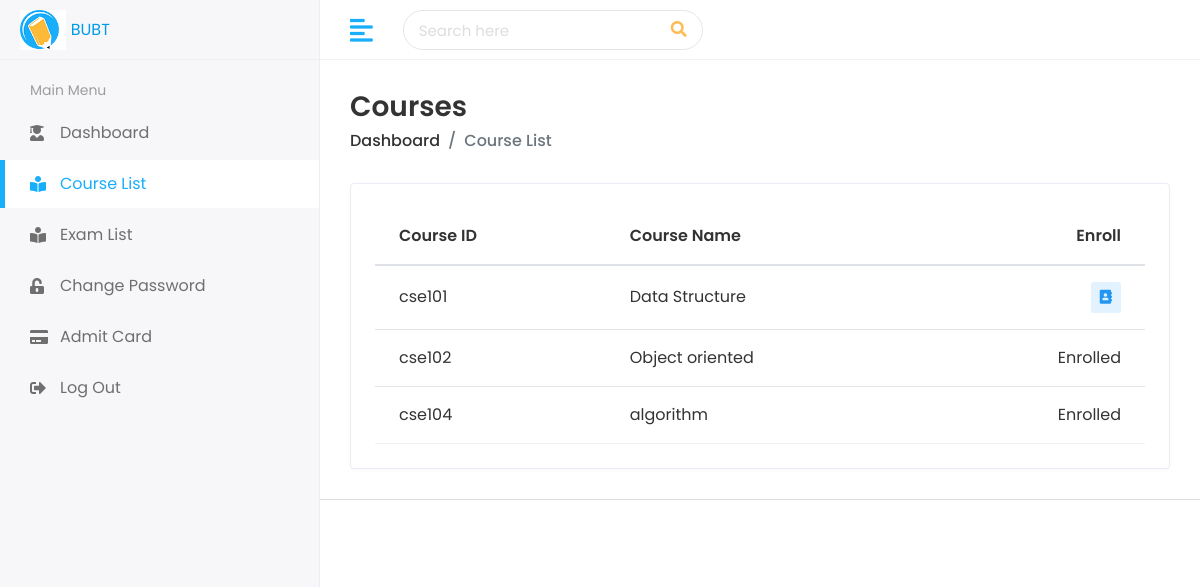
/student/courselist.php (signed in), run on the app's committed database.
### tables this page shows
CREATE TABLE `course` (
  `courseid` varchar(500) NOT NULL,
  `name` text NOT NULL
);

### student/courselist.php (the view, shortened to what this page needs)
<?php
include("header.php");
$studentid = $_SESSION['studentid'];
?>
<div class="page-wrapper">
    <div class="content container-fluid">
        <div class="page-header">
            <div class="row align-items-center">
                <div class="col">
                    <h3 class="page-title">Courses</h3>
                    <ul class="breadcrumb">
                        <li class="breadcrumb-item"><a href="index.html">Dashboard</a></li>
                        <li class="breadcrumb-item active">Course List</li>
                    </ul>
                </div>
            </div>
        </div>
        <div class="row">
            <div class="col-sm-12">
                <div class="card card-table">
                    <div class="card-body">
                        <div class="table-responsive">
                            <table class="table table-hover table-center mb-0 datatable">
                                <thead>
                                    <tr>
                                        <th>Course ID</th>
                                        <th>Course Name</th>
                                        <th class="text-right">Enroll</th>
                                    </tr>
                                </thead>
                                <tbody>
                                    <?php
                                    $query = "select * from course;";
                                    $result = $conn->query($query);
                                    if ($result->num_rows > 0) {
                                        while ($row = $result->fetch_assoc()) {
                                            $courseid  = $row['courseid'];
                                            $name = $row['name'];
                                    ?>
                                            <tr>
                                                <td><?php echo $courseid   ?></td>
                                                <td><?php echo $name  ?></td>
                                                <td class="text-right">
                                                    <div class="actions">
                                                        <?php
                                                        $query1 = "select * from enroll where courseid='" . $courseid . "' and studentid='" . $studentid . "';";
                                                        $result1 = $conn->query($query1);
                                                        if ($result1->num_rows == 0) { ?>
                                                            <a href="enrollcourse.php?courseid=<?php echo $courseid  ?>" class="btn btn-sm bg-primary-light">
                                                                <i class="fa fa-address-book"></i>
                                                            </a>
                                                        <?php } else {
                                                            echo 'Enrolled';
                                                        } ?>
                                                    </div>
                                                </td>
                                            </tr>
                                    <?php }
                                    } ?>
                                </tbody>
                            </table>
                        </div>
                    </div>
                </div>
            </div>
        </div>
    </div>
    <?php
    include("footer.php");
    ?>

### student/assets/css/style.css (style rules this page uses)
html { height: 100%; }
body { background-color: #fff; color: #333; font-family: 'Poppins', sans-serif; font-size: 1rem; height: 100%; line-height: 1.5; overflow-x: hidden; }
h1, h2, h3, h4, h5, h6 { font-family: 'Poppins', sans-serif; margin-top: 0; }
a { color: #009ce7; }
input, button, a { transition: all 0.4s ease; -moz-transition: all 0.4s ease; -o-transition: all 0.4s ease; -ms-transition: all 0.4s ease; -webkit-transition: all 0.4s ease; }
ul, ol { padding: 0px; list-style: none; }
.table { color: #333; max-width: 100%; margin-bottom: 0; width: 100%; }
.table thead tr th { font-weight: 600; }
.table tbody tr { border-bottom: 1px solid rgba(0, 0, 0, 0.05); }
.table.table-center td, .table.table-center th { vertical-align: middle; }
.card-table .card-body .table > thead > tr > th { border-top: 0; }
.card-table .card-body .table tr td:first-child, .card-table .card-body .table tr th:first-child { padding-left: 1.5rem; }
.card-table .card-body .table tr td:last-child, .card-table .card-body .table tr th:last-child { padding-right: 1.5rem; }
.card-table .table td, .card-table .table th { border-top: 1px solid #e2e5e8; padding: 1rem 0.75rem; white-space: nowrap; }
.card { border: 1px solid #ececf5; box-shadow: 0 1px 3px 0 rgba(0, 0, 0, 0.03); margin-bottom: 1.875rem; }
.card-body { padding: 1.5rem; }
.bg-primary-light { background-color:rgba(17, 148, 247,0.12) !important; color:#2196f3 !important; }
.page-wrapper { margin-left: 320px; padding-top: 60px; position: relative; transition: all 0.4s ease; }
.page-wrapper > .content { padding: 1.875rem 1.875rem 0; }
.page-header { margin-bottom: 1.875rem; }
.page-header .breadcrumb { background-color: transparent; color: #6c757d; font-size: 1rem; font-weight: 500; margin-bottom: 0; padding: 0; }
.page-header .breadcrumb a { color: #333; }
.page-title { font-size: 28px; font-weight: 600; color: #333; margin-bottom: 5px; }

### data on the page
course: courseid "cse101", name "Data Structure"
course: courseid "cse102", name "Object oriented", shows "Enrolled"
course: courseid "cse104", name "algorithm", shows "Enrolled"
